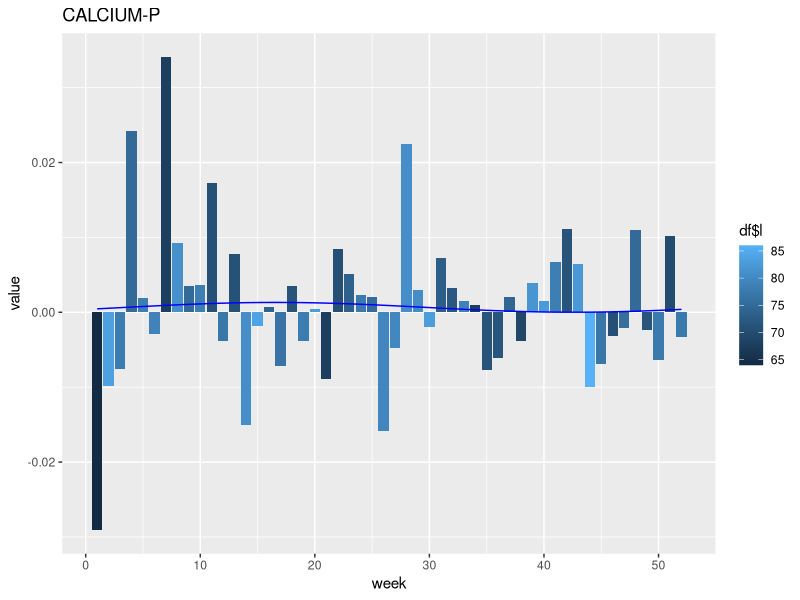
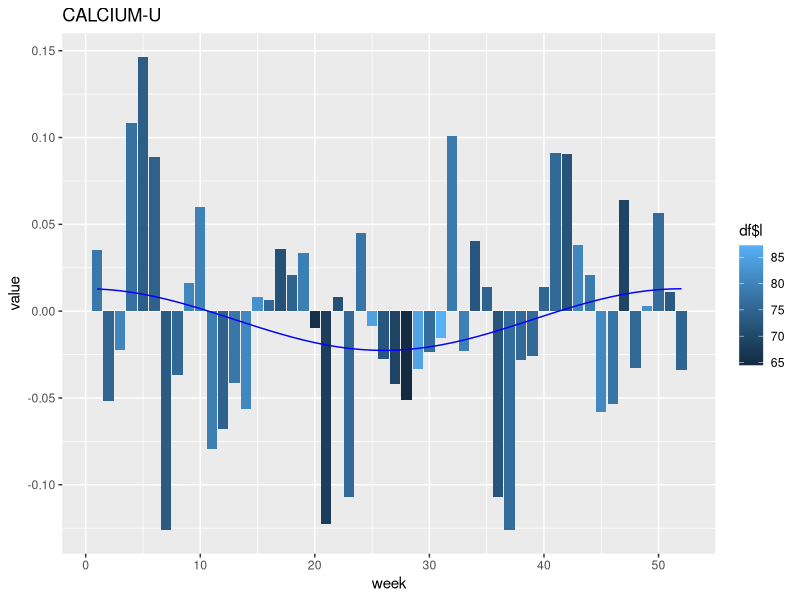
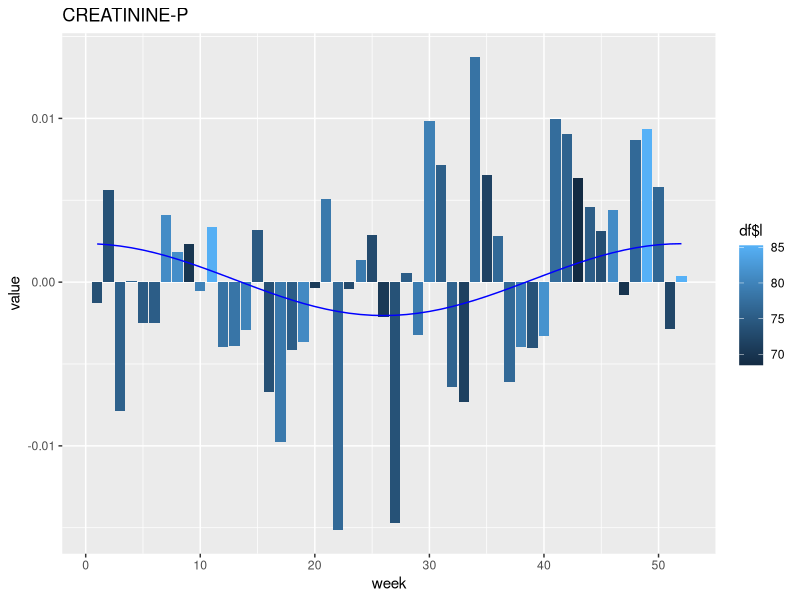
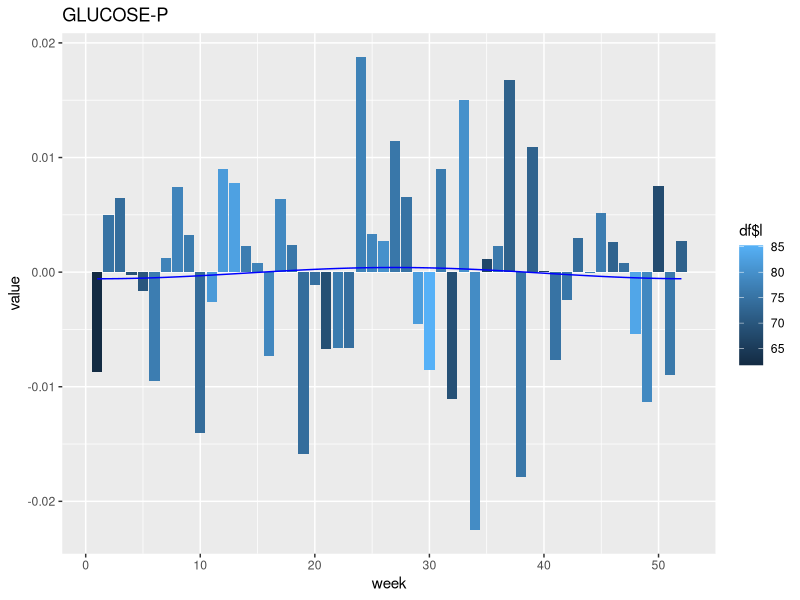
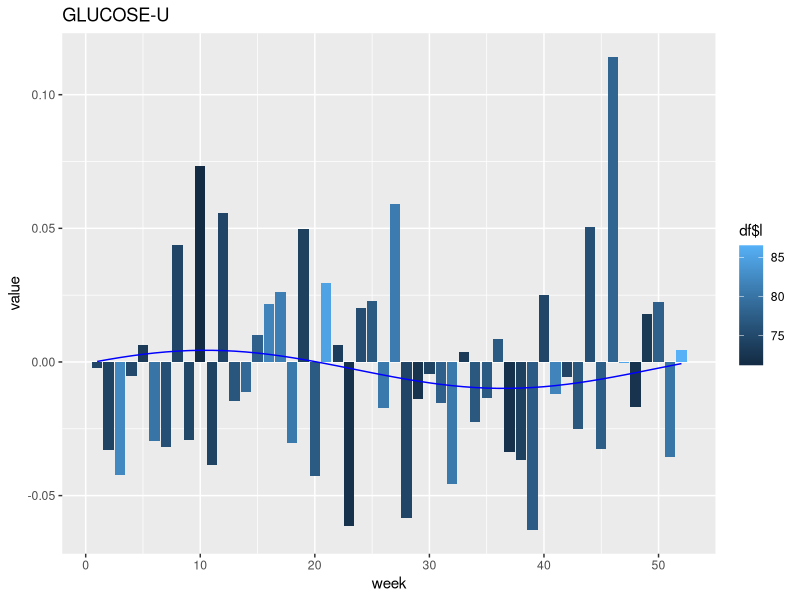
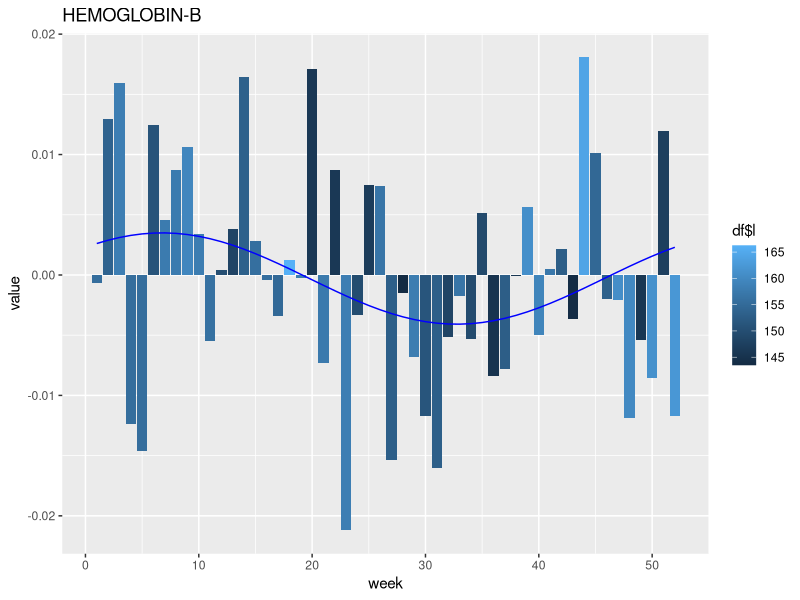
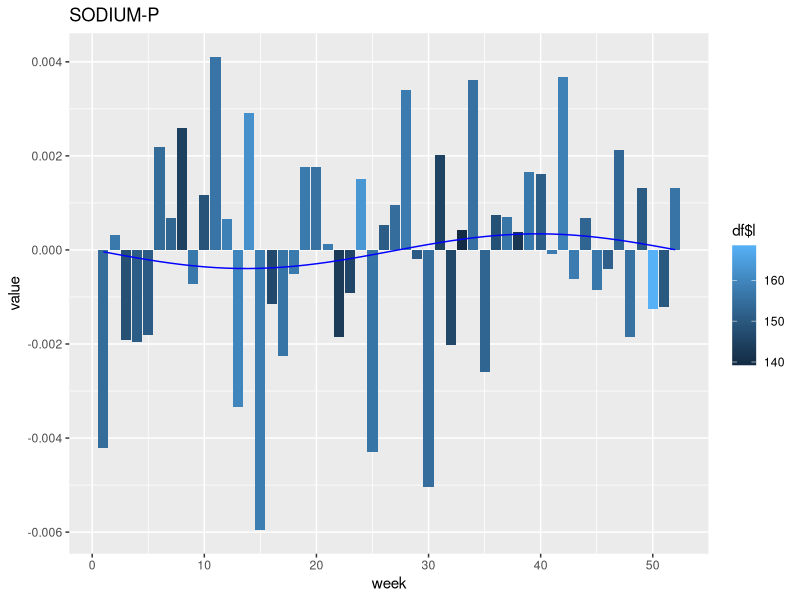
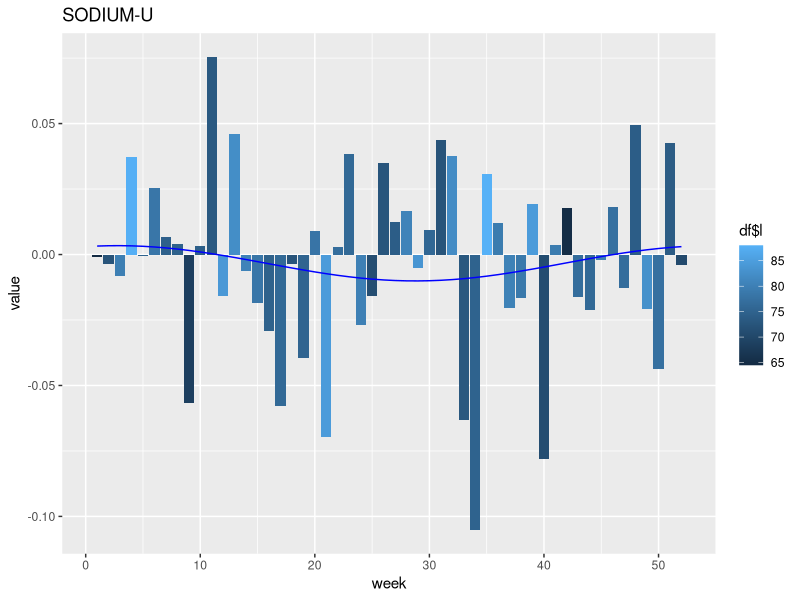

Write the R code that produced these figures, in order.
### this script is intended for generic protocol use only and makes use of a dummy data set -- lab updated DEcember 1st, 2023
### by Victorine Muse

##this step takes in one of the interim data sets from step 2 and fits the data seasonally by week-year (can be changed to month-year) 

library(minpack.lm)
library(data.table)
library(ggplot2)
#library(nlstools)

setwd("~/Desktop/Protocol_work/adjust_by_season/interim_files")

##this is an example of one of the research questions, can be modified for mortality tests or other

data= fread('all_tests_together.tsv')

#use if subsetting to 2012-2015 inclusive
data= subset(data, data$date_only >= '2012-01')
data=subset(data, data$date_only <'2016-01')

labData= data ###save full version for reference

labData$week= substr(labData$date_only, nchar(labData$date_only)-1, nchar(labData$date_only))
labData$week= as.numeric(labData$week)
labData= subset(labData, labData$week <53) #remove random 53 week years, not conistent 

labLengths= fread('week_lengths_all_together.tsv')
labLengths$week= substr(labLengths$date_only, nchar(labLengths$date_only)-1, nchar(labLengths$date_only))
labLengths$week= as.numeric(labLengths$week)
labLengths= subset(labLengths, labLengths$week < 53) #remove incomplete week 53

#use if subsetting to 2012-2015 inclusive
labLengths = subset(labLengths, labLengths$date_only >= '2012-01')
labLengths =subset(labLengths, labLengths$date_only <'2016-01')

labLengths_check= labLengths[,2:length(colnames(labLengths))]

lab_cts= labLengths

for (i in 2:length(colnames(labData))-1){
  for (j in 1:length(rownames(labData))){
    
    if (labLengths[j, ..i]<50){ ###this is a choice of threhold based on your data set, ie at least 50 unique tests per week required to be included
      labData[j, i]= NA
    }
  }
}

labLengths= melt(labLengths_check, id= 'week')

labLengths$value[which(labLengths$value <50)]=0
#labLengths$value= as.numeric(labLengths$value)
require(reshape2)

#### a weight function was defined that distributes weight based on # of tests. This is important to remove bias from holidays or summer where only really sick patients are examined
lab_len_wts= as.data.frame(xtabs(value ~ week + variable, data= labLengths))

lab_len_wts= dcast(lab_len_wts, week~variable, value.var= 'Freq')
labLengths = dcast(labLengths, week~variable, value.variable= 'value', fun= mean)

sums= colSums(lab_len_wts[2:length(colnames(lab_len_wts))])

for (i in 2:length(colnames(lab_len_wts))){
  
  labLengths_check[,i-1]=labLengths_check[,..i-1]/sums[[i-1]]
}

labData_check= labData[,2:length(colnames(labData))]

subcheck= melt(labData_check, id= 'week')
subcheck= subcheck[complete.cases(subcheck),]
subcheck = dcast(subcheck, week~variable, drop = F, value.variable= 'value', fun= mean)

pdf("Print_boxes_together_2012_2015.pdf") #open a pdf document for predicted value printing, if desired 

time= seq(1,52)

labData= labData


f= function(A,x,offset, height){
  A*cos(2*pi*(x-offset)/52) + height
}


length=length(colnames(subcheck))

plot_stats= data.frame(matrix(ncol = 7, nrow = length(colnames(labData))-2))
colnames(plot_stats)= c('test','Amplitude','A_pval', 'offset', 'offset_pval', "height", 'h_pval')

for (i in 2:length){
  
  
  if (sum(is.na(labData[,..i]))<100){ ###make sure ~50% of weeks have data to avoid possible convergence 
    value= labData[,..i]
    
    j = length(colnames(labData))
    
    l= labLengths[,i]
    y= labData[,..i]
    x= labData$week
    
    test_name= colnames(y)
    
    df <- data.frame(x,y)
    
    y=as.data.frame(y)
    
    idx=!(is.na(y[,1]))
    
    if(sd(y[idx,1])!= 0){
      df <- data.frame(x,y)
      colnames(df)= c('x','y')
            
      wts= labLengths_check[,..i-1]
      
      # access the fitted series (for plotting)
      fit_all = nls(y ~f(A, x, offset, height), data= df, start = list(A=.01, offset= 5, height= .01), control = list(maxiter = 50000, minFactor=1/2000, warnOnly=T), algorithm = "port", weights= unlist(wts), lower= c(-1,0,-1), upper= c(1,52,1))
            
      # find predictions for original time series
      pred_all <- predict(fit_all, newdata=data.frame(Time=time)) ##this data can be saved iteratively if desired, or else calculated again with fitted parameters
            
      fits= coef(summary(fit_all))

      #selected paramters saved, additional statistical parameters can be retrieved at this step as needed/ desired 
      plot_stats$test[i-1]= colnames(labData)[i]
      plot_stats$Amplitude[i-1]= fits[1,1]
      plot_stats$A_pval[i-1]= fits[1,4]
      plot_stats$offset[i-1]= fits[2,1]
      plot_stats$offset_pval[i-1]= fits[2,4] 
      plot_stats$height[i-1]= fits[3,1]
      plot_stats$h_pval[i-1]= fits[3,4]
  
  value= subcheck[,i]
  week= as.numeric(as.character(subcheck$week))
  df <- data.frame(week,value,l)
  
  colnames(df)= c('week', 'value', 'l')
  test_name= colnames(subcheck)[i]
    
  p= ggplot(data= df, aes(x= week, y = value)) + geom_bar(stat='identity',aes(fill=df$l)) + ggtitle(test_name) +geom_line(aes(x=c(1:52), y = pred_all[1:52]), col = 'blue')
  print(p) #print predicted values for later data exploration
  
}}}

dev.off()

plot_stats= plot_stats[complete.cases(plot_stats),]

plot_stats$A_pval= p.adjust(plot_stats$A_pval, method= 'fdr') #if multiple test correcting, method can be altered
plot_stats$offset_pval= p.adjust(plot_stats$offset_pval, method= 'fdr')
plot_stats$h_pval= p.adjust(plot_stats$h_pval, method= 'fdr')

plot_stats$sig= 'no' #give easy label for filtering for seasonality later , here just looking at Amplitude and offset as a starting point
plot_stats$sig[which(plot_stats$A_pval<0.05)]='yes' #can vary on what parameter(s) you care about 
plot_stats$sig[which(plot_stats$offset_pval<0.05)]='yes' #can vary on what parameter(s) you care about 

#save full data table of  parameter fits for further analysis
write.table(plot_stats, file='all_stats_together_2012_2015.tsv', quote=FALSE, sep='\t', row.names=FALSE)
